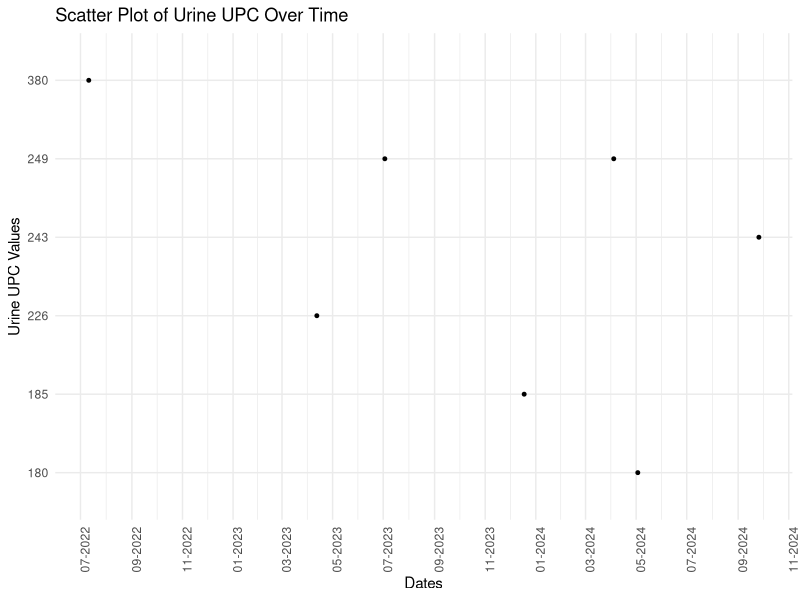

Reproduce this figure in R. (Note: this script raises an error after producing the figure.)
# Script for Visualizing Urine Protein Creatinine (UPC) Over Time
# Author: Dr. Juliana E. Galvis
# Date: 18/Dec/2024
# Description: This script processes urine protein creatinine ratio data, visualizes trends over time, 
# and applies linear regression analysis to different treatment phases.
#
# Inputs:
# - A dataset containing dates and urine protein creatinine (UPC) values.
#
# Outputs:
# - A scatter plot with event markers and regression lines, saved as 'UPCR.svg'.

# Load necessary libraries
library(ggplot2)
library(dplyr)
library(tidyr)

# Define the dates of measurements
dates <- as.Date(c("11-05-2022", "11-05-2022", "13-06-2022", 
                   "27-06-2022", "11-07-2022", "27-07-2022", "10-08-2022",
                   "20-10-2022", "05-01-2023", "12-04-2023", "12-04-2023",
                   "03-07-2023", "03-07-2023", "04-01-2024", "24-07-2023", "08-10-2023",
                   "26-10-2023", "18-12-2023", "04-04-2024", "10-04-2024",
                   "30-04-2024", "03-05-2024", "11-06-2024", "10-07-2024",
                   "22-07-2024", "02-09-2024", "06-09-2024", "26-09-2024",
                   "28-11-2024", "02-12-2024"), format = "%d-%m-%Y")

# Define urine UPC values
urine_UPC <- c("","","","",
               "380","","","",
               "","","226","",
               "249","", "","",
               "","185","249","",
               "","180","","",
               "","","","243",
               "","")

# Create a data frame
data <- data.frame(date = dates, Urine_UPC = urine_UPC)

# Filter out empty values
data <- data %>% filter(Urine_UPC != "")

# Scatter plot of Urine UPC over time
ggplot(data, aes(x = date, y = Urine_UPC)) +
  geom_point(color = "black", size = 1) +  # Add points
  scale_x_date(
    date_breaks = "2 months",  # Breaks every 2 months
    date_labels = "%m-%Y"      # Format as Year-Month
  ) +
  labs(title = "Scatter Plot of Urine UPC Over Time", 
       x = "Dates", 
       y = "Urine UPC Values") +
  theme_minimal() +
  theme(
    axis.text.x = element_text(angle = 90, hjust = 1)  # Rotate x-axis labels
  )

# Define event phases with start and end dates
event_ranges <- data.frame(
  Event = c("Pre-treatment", "Chaperone", "ERT"),
  Start = as.Date(c("6-05-2022", "13-01-2023", "03-08-2024"), format = "%d-%m-%Y"),
  End = as.Date(c("12-01-2023", "31-07-2024", "02-12-2024"), format = "%d-%m-%Y")
)

# Filter data for each event range
range_data_Pretreatment <- data %>% filter(date >= event_ranges$Start[1] & date <= event_ranges$End[1])
range_data_Chaperone <- data %>% filter(date >= event_ranges$Start[2] & date <= event_ranges$End[2])
range_data_ERT <- data %>% filter(date >= event_ranges$Start[3] & date <= event_ranges$End[3])

# Assign event categories
data$Event <- "Other"
data[data$date %in% range_data_Pretreatment$date, ]$Event <- "Pre-treatment"
data[data$date %in% range_data_Chaperone$date, ]$Event <- "Chaperone"
data[data$date %in% range_data_ERT$date, ]$Event <- "ERT"

data$Event <- as.character.factor(data$Event)

# Scatter plot with event colors
eUPC_plot <- ggplot(data, aes(x = date, y = Urine_UPC, colour = Event)) +
  geom_point(color = "black", size = 1) +  # Add points
  scale_x_date(
    date_breaks = "2 months",  # Breaks every 2 months
    date_labels = "%m-%Y"      # Format as Year-Month
  ) +
  labs(title = "Scatter Plot of Urine UPC Over Time", 
       x = "Dates", 
       y = "Urine UPC Values") +
  theme_minimal() +
  theme(
    axis.text.x = element_text(angle = 90, hjust = 1)  # Rotate x-axis labels
  ) +
  geom_vline(xintercept = event_ranges$Start, color = "red", linetype = "dashed")

# Convert date column to numeric for regression analysis
data$date <- as.Date(data$date)

eUPC_plot <- ggplot(data, aes(x = date, y = as.numeric(Urine_UPC), colour = Event)) +
  geom_point(color = "black", size = 1) +  # Add points
  scale_x_date(
    date_breaks = "2 months",  # Breaks every 2 months
    date_labels = "%m-%Y"      # Format as Year-Month
  ) +
  labs(title = "", 
       x = "Dates", 
       y = "Urine Protein Creatinine Ratio") +
  theme_bw() +
  theme(
    axis.text.x = element_text(angle = 90, hjust = 1, vjust = 0.5, size = 11),  # Rotate x-axis labels
    axis.text.y = element_text(size = 11)
  ) +
  geom_vline(xintercept = event_ranges$Start, color = "black", linetype = "dashed") +
  geom_smooth(method = "lm", aes(group = Event), color = "black", se = TRUE)   # Regression lines

# Linear regression analysis for each event group
slopes <- data %>%
  group_by(Event) %>%
  do(model = lm(Urine_UPC ~ as.numeric(date), data = .)) %>%
  summarise(
    slope = coef(model)[2],  # Extract slope (rate of change)
    intercept = coef(model)[1],  # Extract intercept
    Event = Event
  )

# Print the regression slopes
print(slopes)

# Save the plot
ggsave(file = "UPCR.svg", plot = eUPC_plot, width = 10, height = 6)